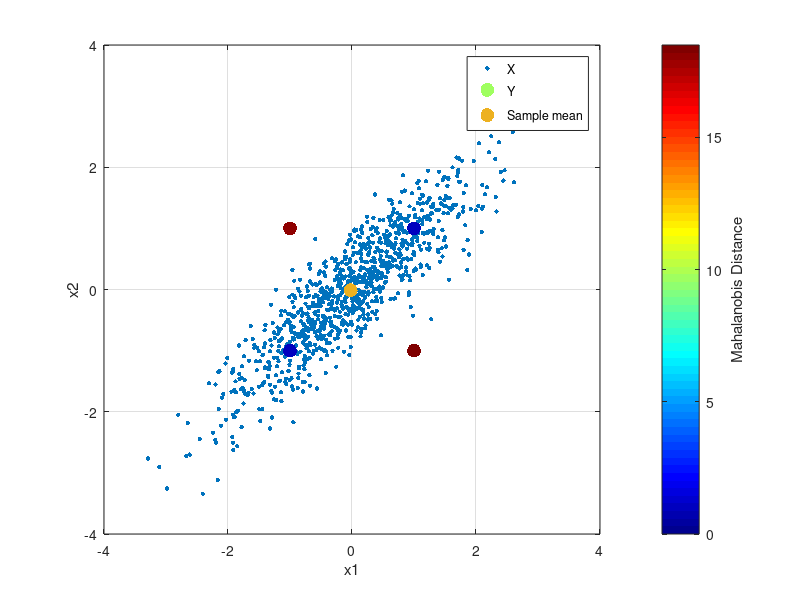

The MATLAB source for this figure:
clc, clear, close all

% Generate a correlated bivariate sample data set
mu = [0; 0];
Sigma = [1 .9; .9 1];
rng('default') % For reproducibility
X = mvnrnd(mu, Sigma,1000); 
meanX = mean(X);

% Specify four observations that are equidistant from the mean of X in Euclidean distance
Y = [1 1;1 -1;-1 1;-1 -1];

% Compute the Mahalanobis distance of each observation in Y to the reference samples in X.
d2_mahal = mahal(Y, X);

% Compute the squared Euclidean distance of each observation in Y from the mean of X .
d2_Euclidean = sum((Y-mean(X)).^2, 2);

scatter(X(:,1), X(:,2), 10, 'filled') % Scatter plot with points of size 10
hold on
scatter(Y(:,1), Y(:,2), 100, d2_mahal, 'o', 'filled')
scatter(meanX(1), meanX(2), 100, 'ko', 'filled')
colormap("jet")
hb = colorbar;
box on
grid on
ylabel(hb, 'Mahalanobis Distance')
xlabel('x1')
ylabel('x2')
legend('X', 'Y', 'Sample mean', 'Location', 'best')
